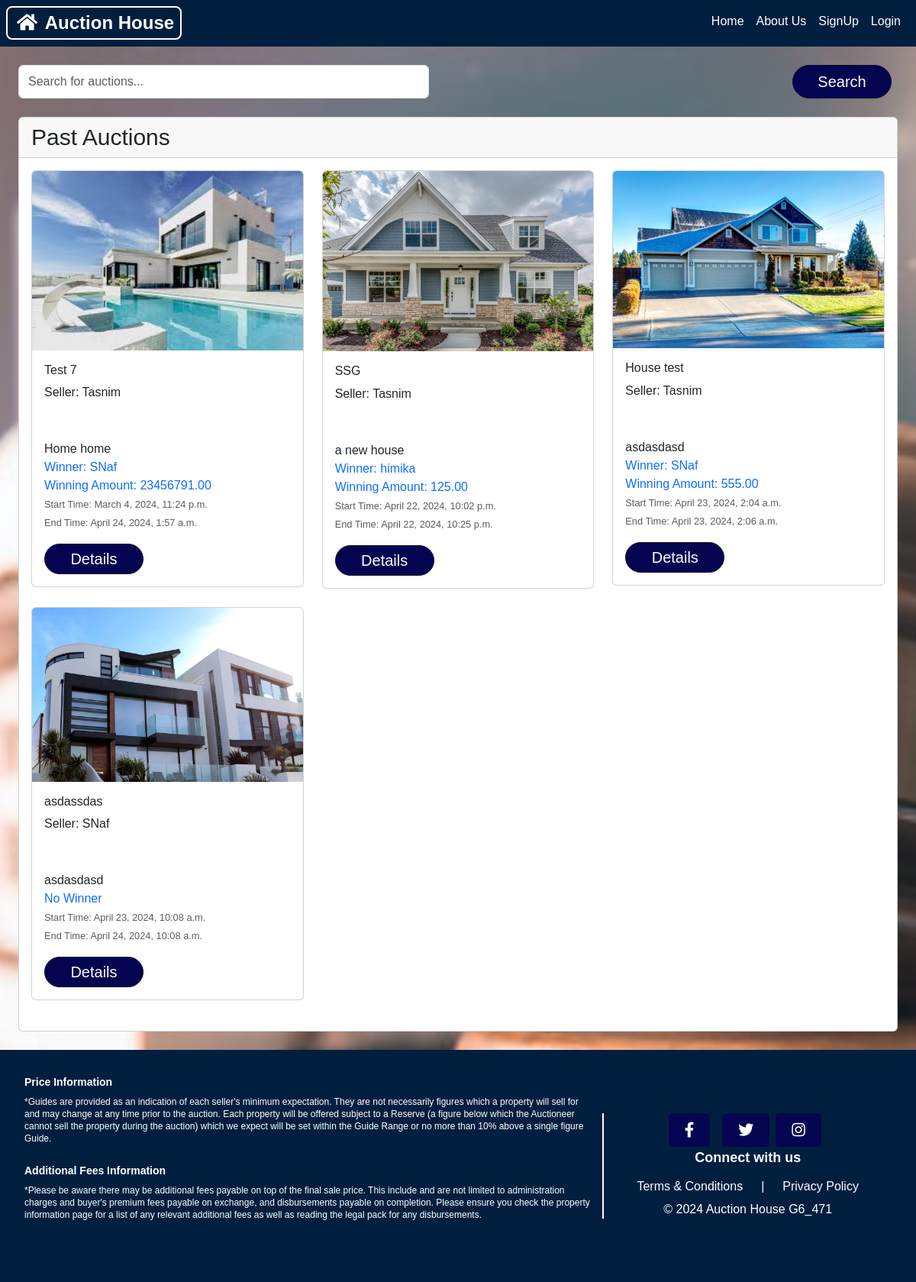
The app's page /past-auction-items/, older data.
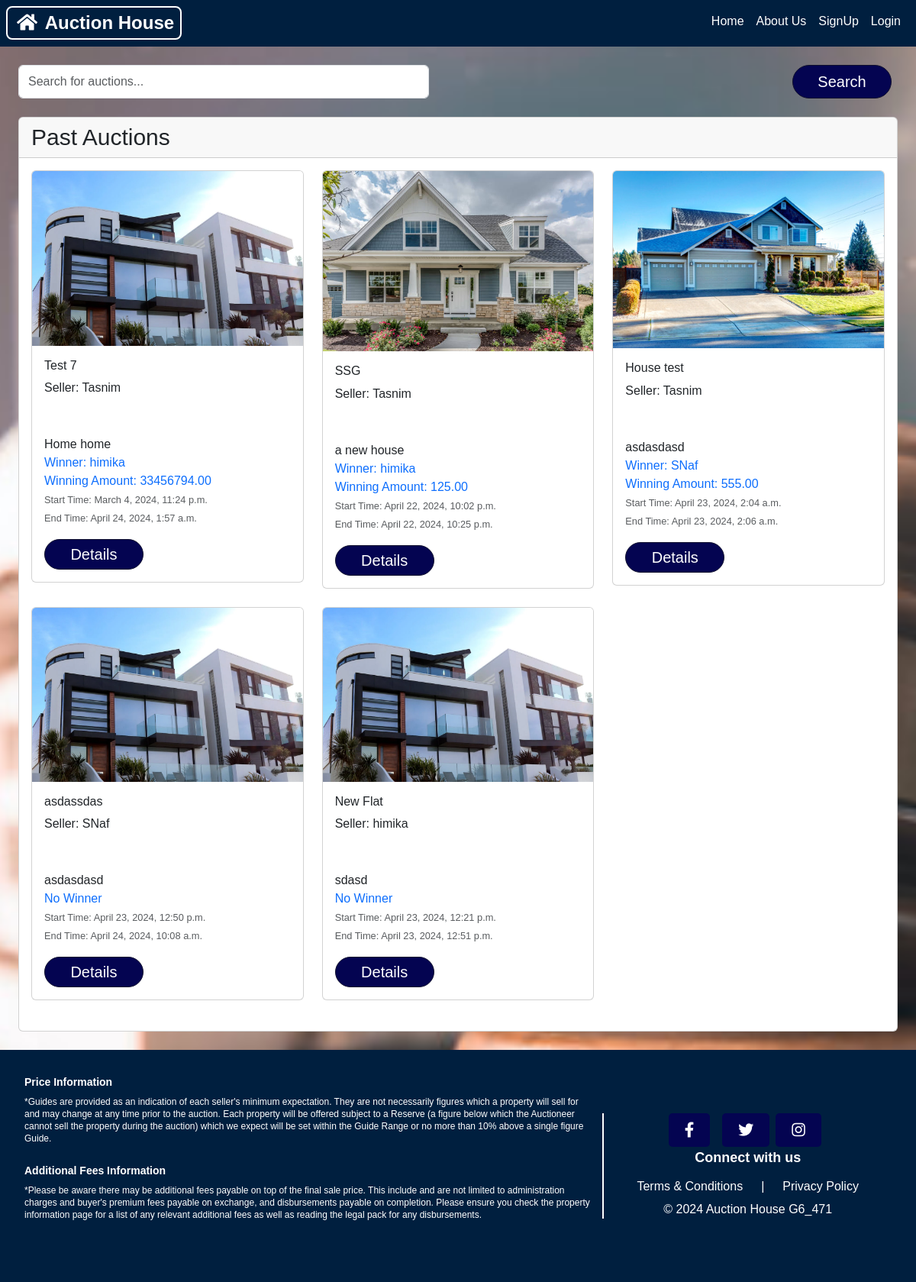
The same page, newer data.
### website/models.py (models this page shows, shortened)
class AuctionItem(models.Model):
    title = models.CharField(max_length=255)
    description = models.TextField()
    address = models.CharField(max_length=255)
    start_price = models.DecimalField(max_digits=10, decimal_places=2)
    current_bid = models.DecimalField(max_digits=10, decimal_places=2, default=0.00)
    current_bid_by = models.ForeignKey(User, on_delete=models.CASCADE,null=True, blank=True, related_name='bids_made')
    created_by = models.ForeignKey(User, on_delete=models.CASCADE, related_name='auction_items_created')
    start_time = models.DateTimeField(blank=True, null=True)
    end_time = models.DateTimeField(blank=True, null=True)
    image = models.ImageField(upload_to='auction_item_images/', blank=True, null=True)
    winner = models.ForeignKey(User, on_delete=models.SET_NULL, blank=True, null=True, related_name='won_auctions')
    house_size = models.IntegerField(null=True, blank=True)
    floor_count = models.IntegerField(null=True, blank=True)
    house_type = models.CharField(max_length=15, choices=h_type, null=True, blank=True)
    sketchfab_script = models.TextField(blank=True, null=True)
    APPROVAL_CHOICES = [
        ('pending', 'Pending'),
        ('approved', 'Approved'),
        ('rejected', 'Rejected'),
    ]
    approval_status = models.CharField(max_length=10, choices=APPROVAL_CHOICES, default='pending')
    def determine_winner(self):
        highest_bid = self.bid_set.order_by('-amount').first()
        if highest_bid:
            self.winner = highest_bid.bidder
            subject = 'Congratulations! You won the auction'
            message = render_to_string('winner_email.html', {'auction_item': self})
            send_mail(subject, message, settings.EMAIL_HOST_USER, [self.winner.email])
            self.save()
            return self.winner
        else:
            self.winner = None
            self.save()
            return None

### website/views.py (the view)
# urls.py: path('past-auction-items/', views.past_auction_items, name='past_auction_items'),
def past_auction_items(request=None):
    current_time = timezone.now()
    past_auctions = AuctionItem.objects.filter(start_time__lt=current_time, end_time__lt=current_time, approval_status='approved')
    for auction in past_auctions:
        if not auction.winner:
            auction.determine_winner()
    if request:
        return render(request, 'past_auction_items.html', {
            'past_auctions': past_auctions,
        })
    else:
        return past_auctions

### website/templates/past_auction_items.html
{% extends 'base.html' %}
{% block content %}
<div class="container mt-4">
    <div class="search-container text-center mb-4">
        <form action="{% url 'website:search_upcoming_auctions' %}" method="GET" class="form-inline">
            <input type="text" class="form-control" placeholder="Search for auctions..." name="query" required>
            <button type="submit" class="btn btn-primary">Search</button>
        </form>
    </div>
    <div class="card-deck">
        <div class="card">
            <div class="card-header">
                <h2>Past Auctions</h2>
            </div>
            <div class="card-body">
                <div class="row">
                    {% for auction in past_auctions %}
                    <div class="col-md-4 mb-4">
                        <div class="card">
                            {% if auction.image %}
                            <img src="{{ auction.image.url }}" alt="{{ auction.title }} Image" class="card-img-top">
                            {% endif %}
                            <div class="card-body">
                                <h3 class="card-title">{{ auction.title }}</h3>
                                <p class="card-text text-dark">Seller: <a href="{% url 'website:seller_profile' seller_id=auction.created_by.buyer_seller.user_id %}">{{ auction.created_by.username }}</a></p>
                                <p class="card-text text-dark mb-0">{{ auction.description|truncatewords:15 }}</p>
                                {% if auction.winner %}
                                <p class="card-text font-weight-bold text-primary mb-0">
                                    Winner: {{ auction.winner.username }}<br>
                                    Winning Amount: {{ auction.current_bid }}
                                </p>
                                {% else %}
                                <p class="card-text font-weight-bold text-primary mb-0">
                                    No Winner
                                </p>
                                {% endif %}
                                <p class="card-text mb-3">
                                    <small class="text-muted">
                                        Start Time: <span class="start-time">{{ auction.start_time }}</span><br>
                                        End Time: {{ auction.end_time }}
                                    </small>
                                </p>
                                <a href="{% url 'website:auction_detail' auction.id %}" class="btn btn-sm btn-primary">Details</a>
                            </div>
                        </div>
                    </div>
                    {% endfor %}
                </div>
            </div>
        </div>
    </div>
</div>
{% endblock %}

Row changes from the older to the newer data that the page shows:
changed AuctionItem "Test 7": image: a different picture; winner.username "SNaf" → "himika"; current_bid "23456791.00" → "33456794.00"
changed AuctionItem "asdassdas": start_time "April 23, 2024, 10:08 a.m." → "April 23, 2024, 12:50 p.m."
added AuctionItem: image (picture), title "New Flat", created_by.username "himika", description "sdasd", shows "No Winner", start_time "April 23, 2024, 12:21 p.m.", end_time "April 23, 2024, 12:51 p.m."
